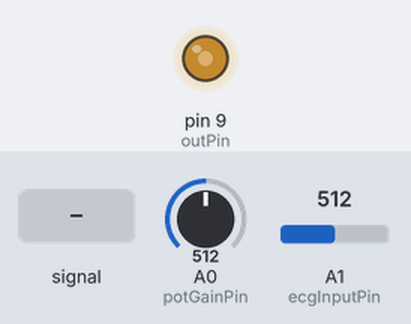
Recording of a sketch running on a simulated Arduino Uno, built with avr-gcc and run on an emulated ATmega328P. Parts: output pins drawn as LEDs (lit = HIGH). Inputs (shaded band) come from the test bench; at power-on: A1 (ecgInputPin) = 512, A0 (potGainPin) = 512. What the sketch prints to the serial monitor is not drawn.

Above: at 1.2 s.
1.3 s: A1 (ecgInputPin) fed a 200 Hz sine of ±255 counts around its level
4.3 s: A1 (ecgInputPin) set to 716
At 4.9 s:
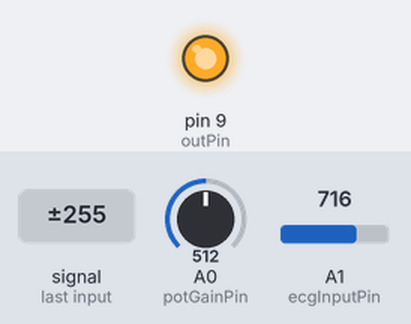
5.8 s: A1 (ecgInputPin) set to 306
At 6.4 s:
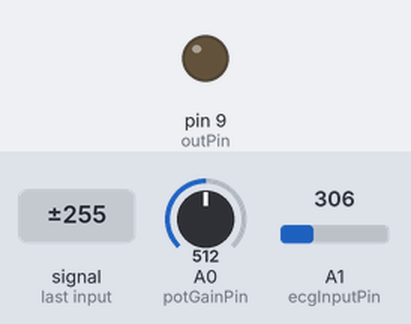
7.3 s: A0 (potGainPin) set to 119
10.3 s: A0 (potGainPin) set to 99
At 11.1 s:
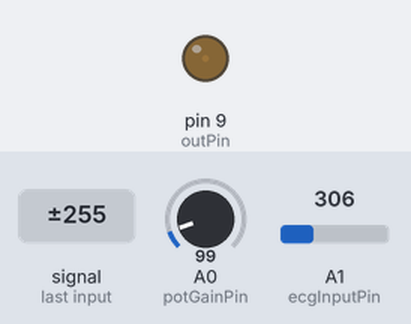
11.8 s: A1 (ecgInputPin) fed a 1000 Hz sine of ±255 counts around its level
At 12.05 s:
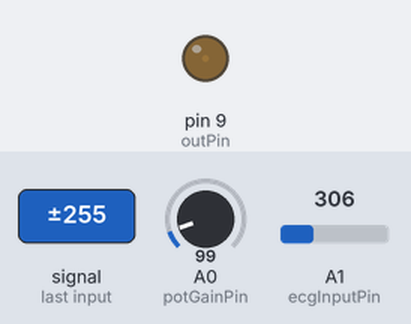
Timing chart, 0 to 15.8 s (numbered marks = the images above; inputs shaded):
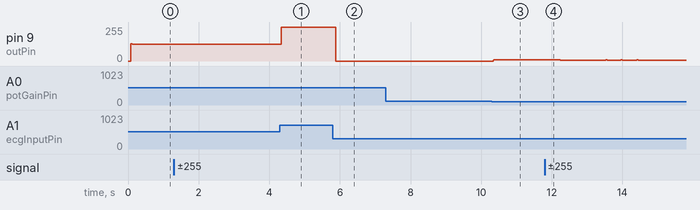

Measured:
- after the input at 4.3 s, pin 9 (outPin): 127/255 → 255/255 at once
- after the input at 5.8 s, pin 9 (outPin): 255/255 → 0/255 after 0.08 s
- after the input at 10.3 s, pin 9 (outPin): 0/255 → 9/255 at once
- after the input at 11.8 s, pin 9 (outPin): 9/255 → 8/255 after 0.07 s, → 7/255 0.36 s later

The sketch:

austin_pure_circuit_kalma.ino
```cpp
// ===== INTEGRATED ECG SIGNAL PROCESSOR + KALMAN FILTER =====
// For AD620 + LM741 DIY Circuit

// --- Kalman Filter Variables ---
float Q = 0.1;      // Process Noise Covariance (How much the ECG changes)
float R = 25.0;     // Measurement Noise Covariance (Increase for more smoothing)
float P = 1.0;      // Estimation Error Covariance
float K = 0.0;      // Kalman Gain
float X_hat = 512.0; // The filtered signal "estimate"

// --- Pin Definitions ---
const int ecgInputPin = A1;
const int potGainPin  = A0;
const int outPin      = 9;

// --- Final Output Variables ---
float smoothValue = 512.0;
float alphaSmooth = 0.15; // Extra smoothing for the output

void setup() {
  pinMode(ecgInputPin, INPUT);
  pinMode(potGainPin, INPUT);
  pinMode(outPin, OUTPUT);

  // High baud rate to handle the math and data stream
  Serial.begin(115200);
}

void loop() {
  // 1. Read Raw Sensor
  int rawValue = analogRead(ecgInputPin);

  // 2. Kalman Filter Implementation
  // Prediction Update
  P = P + Q;

  // Measurement Update (Correction)
  K = P / (P + R);                     // Calculate Kalman Gain
  X_hat = X_hat + K * (rawValue - X_hat); // Update estimate with sensor data
  P = (1.0 - K) * P;                   // Update error covariance

  // 3. Digital Gain Control via Potentiometer
  // We use X_hat (the Kalman estimate) for processing
  int potValue = analogRead(potGainPin);

  // Center the signal around 0 for gain application
  float centered = X_hat - 512.0;

  // Map pot to a gain factor (1.0x to 15.0x)
  float gain = map(potValue, 0, 1023, 10, 150) / 10.0;
  float scaledSignal = centered * gain;

  // 4. Final Smoothing (Simple Low Pass)
  smoothValue = (alphaSmooth * scaledSignal) + ((1.0 - alphaSmooth) * smoothValue);

  // 5. Re-center for Display
  float finalPlot = smoothValue + 512.0;

  // 6. PWM Output (Simulated Analog Out)
  int pwmOut = map((int)finalPlot, 0, 1023, 0, 255);
  pwmOut = constrain(pwmOut, 0, 255);
  analogWrite(outPin, pwmOut);

  // 7. Output to Serial Plotter
  Serial.print("Raw_Signal:");
  Serial.print(rawValue);
  Serial.print(",");
  Serial.print("Kalman_Filtered:");
  Serial.println(finalPlot);

  delay(2); // 500Hz Sampling
}
```
